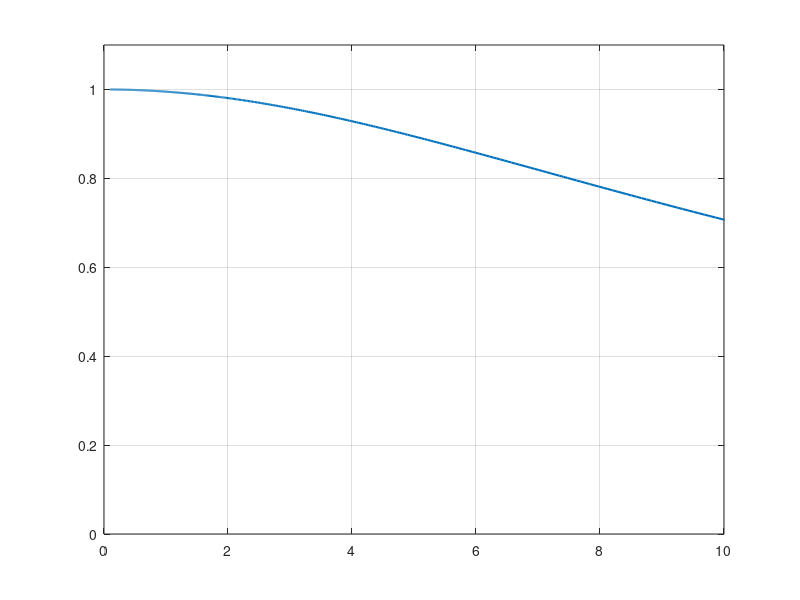

MATLAB code to generate this figure: (Note: this script raises an error after producing the figure.)
width = 800;
height = 600;
resolution = 300;
a = 1;
t1 = 0;
t2 = 2*pi;
N = 500;
b = 0.5;
dt = 0.1;
Fs = 1/dt;
T = N*dt; 
t = (-T/2 : dt : T/2-dt)';

f_Hz = (0:N-1)' * Fs/N; 
omega = 2*pi * f_Hz;

T_arr = [0.1, 0.5, 1.25, 2.0];
a_arr = [1.0, 2.0, 7.5, 10.0];


for i = 1:length(T_arr)
    xi = -1 + 2 * rand(N, 1);
    g = zeros(size(t));
    g((t >= t1 & t <= t2)) = a;
    y = g + b*xi;

    T_c = T_arr(i);
    w = tf(1, [T_c, 1]);
    
    figure;
    [amp, ~, wout] = bode(w);
    amp = squeeze(amp);
    plot(wout, amp, 'LineWidth', 1.5);
    grid on;
    ylim([0 1.1]);
    xlim([0 10]);
    xlabel("w", FontSize=24);
    ylabel("W(iw)",FontSize=24);
    title("АЧХ динамического фильтра при T = " + T_c, FontSize=24);
    legend("АЧХ динамического фильтра T = " + T_c, 'Location', 'northeast', fontsize=18);
    set(gcf, 'Units', 'pixels', 'Position', [100, 100, 1200, 800]);
    exportgraphics(gcf, "filter_ach_T_" + T_c + ".png", 'Resolution', 300);
    
    w_d = c2d(w, dt, 'zoh');
    [H_d, ~] = freqz(w_d.Num{1}, w_d.Den{1}, N, 'whole');
    
    Y = fft(y);
    H_d = H_d(:);  % Явно делаем столбцом
    Y = Y(:);
    y_fil_rev = real(ifft(Y .* H_d));
    
    y_fil = lsim(w, y, t);
    
    y_fur = fftshift(fft(y));
    g_fur = fftshift(fft(g));
    fil_fur = fftshift(fft(y_fil));
    Y_fur_plot = fftshift(Y .* H_d);

    figure;
    plot(t, g, 'LineWidth', 3.5, color="blue");
    hold on;
    plot(t, y, 'LineWidth', 0.5, color="red");
    hold on;
    plot(t, y_fil, 'LineWidth', 3.5, color="green");
    hold off;
    grid on;
    ylim([-0.5 1.5]);
    xlim([-T/2 T/2]);
    xlabel("t", FontSize=24);
    ylabel("y(t)",FontSize=24);
    title("Фильтрация сигнала при T = " + T_c, FontSize=24);
    legend("Оригинал", "Зашумлённая функция", "Фильтрованная функция",  'Location', 'northeast', fontsize=14);
    set(gcf, 'Units', 'pixels', 'Position', [100, 100, 1200, 800]);
    exportgraphics(gcf, "filter_T_" + T_c + ".png", 'Resolution', 300);

    figure;
    plot(t, y_fil, 'LineWidth', 1.25, color="blue");
    hold on;
    plot(t, y_fil_rev, 'LineWidth', 1.25, color="red");
    hold off;
    grid on;
    xlabel("t", FontSize=24);
    ylabel("y(t)",FontSize=24);
    title("Сравнение сигналов при T = " + T_c, FontSize=24);
    legend("lsim (временной)", "ifft (частотный)",  'Location', 'northeast', fontsize=14);
    set(gcf, 'Units', 'pixels', 'Position', [100, 100, 1200, 800]);
    exportgraphics(gcf, "filter_transf_T_" + T_c + ".png", 'Resolution', 300);

    figure;
    plot(omega, abs(y_fur), 'LineWidth', 1.0, color="blue");
    hold on;
    plot(omega, abs(g_fur), 'LineWidth', 0.5, color="red");
    hold on;
    plot(omega, abs(fil_fur), 'LineWidth', 1.0, color="green");
    hold off;
    grid on;
    ylim([-1.5 50.5]);
    xlim([0 63]);
    xlabel("w", FontSize=24);
    ylabel("y(w)",FontSize=24);
    title("Сравнение фурье-образов при T = " + T_c, FontSize=24);
    legend("Образ зашумлённой функции", "Образ исходной функции", "Образ фильтрованной функции",  'Location', 'northeast', fontsize=14);
    set(gcf, 'Units', 'pixels', 'Position', [100, 100, 1200, 800]);
    exportgraphics(gcf, "fur_imgs_g_T_" + T_c + ".png", 'Resolution', 300);

    figure;
    plot(omega, abs(Y_fur_plot), 'LineWidth', 0.5, color="red");
    hold on;
    plot(omega, abs(fil_fur), 'LineWidth', 1.0, color="blue");
    hold off;
    grid on;
    ylim([-1.5 50.5]);
    xlim([0 63]);
    xlabel("w", FontSize=24);
    ylabel("y(w)",FontSize=24);
    title("Сравнение фурье-образов при T = " + T_c, FontSize=24);
    legend("Умножение на передаточную функцию", "Образ фильтрованной функции",  'Location', 'northeast', fontsize=14);
    set(gcf, 'Units', 'pixels', 'Position', [100, 100, 1200, 800]);
    exportgraphics(gcf, "fur_imgs_w_T_" + T_c + ".png", 'Resolution', 300);

    a_c = a_arr(i);
    xi = -1 + 2 * rand(N, 1);
    
    g = zeros(size(t));
    g((t >= t1 & t <= t2)) = a_c;
    y = g + b*xi;

    w = tf(1, [1.1, 1]);
    
    figure;
    [amp, ~, wout] = bode(w);
    amp = squeeze(amp);
    plot(wout, amp, 'LineWidth', 1.5);
    grid on;
    ylim([0 1]);
    xlim([0 10]);
    xlabel("w", FontSize=24);
    ylabel("W(iw)",FontSize=24);
    title("АЧХ динамического фильтра при a = " + a_c + ", T = 1.25", FontSize=24);
    legend("АЧХ динамического фильтра a = " + a_c, 'Location', 'northeast', fontsize=14);
    set(gcf, 'Units', 'pixels', 'Position', [100, 100, 1200, 800]);
    exportgraphics(gcf, "filter_ach_a_" + a_c + ".png", 'Resolution', 300);

    w_d = c2d(w, dt, 'zoh');
    [H_d, ~] = freqz(w_d.Num{1}, w_d.Den{1}, N, 'whole');
    
    Y = fft(y);
    H_d = H_d(:);
    Y = Y(:);
    y_fil_rev = real(ifft(Y .* H_d));
    
    y_fil = lsim(w, y, t);
    
    y_fur = fftshift(fft(y));
    g_fur = fftshift(fft(g));
    fil_fur = fftshift(fft(y_fil));
    Y_fur_plot = fftshift(Y .* H_d);

    figure;
    plot(t, y_fil, 'LineWidth', 1.0, color="blue");
    hold on;
    plot(t, y_fil_rev, 'LineWidth', 1.0, color="red");
    hold off;
    grid on;
    xlabel("t", FontSize=24);
    ylabel("y(t)",FontSize=24);
    title("Сравнение сигналов при a = " + a_c + ", T = 1.25", FontSize=24);
    legend("lsim (временной)", "ifft (частотный)",  'Location', 'northeast', fontsize=14);
    set(gcf, 'Units', 'pixels', 'Position', [100, 100, 1200, 800]);
    exportgraphics(gcf, "filter_transf_a_" + a_c + ".png", 'Resolution', 300);
    
    figure;
    plot(t, g, 'LineWidth', 3.5, color="blue");
    hold on;
    plot(t, y, 'LineWidth', 0.5, color="red");
    hold on;
    plot(t, y_fil, 'LineWidth', 3.5, color="green");
    hold off;
    grid on;
    ylim([-0.5 a_c+1]);
    xlim([-T/2 T/2]);
    xlabel("t", FontSize=24);
    ylabel("y(t)",FontSize=24);
    title("Фильтрация сигнала при a = " + a_c + ", T = 1.25", FontSize=24);
    legend("Оригинал", "Зашумлённая функция", "Фильтрованная функция",  'Location', 'northeast', fontsize=14);
    set(gcf, 'Units', 'pixels', 'Position', [100, 100, 1200, 800]);
    exportgraphics(gcf, "filter_a_" + a_c + ".png", 'Resolution', 300);
    
    figure;
    plot(omega, abs(y_fur), 'LineWidth', 1.0, color="blue");
    hold on;
    plot(omega, abs(g_fur), 'LineWidth', 0.5, color="red");
    hold on;
    plot(omega, abs(fil_fur), 'LineWidth', 1.0, color="green");
    hold off;
    grid on;
    ylim([-1.5 50.5]);
    xlim([0 63]);
    xlabel("w", FontSize=24);
    ylabel("y(w)",FontSize=24);
    title("Сравнение фурье-образов при a = " + a_c + ", T = 1.25", FontSize=24);
    legend("Образ зашумлённой функции", "Образ исходной функции", "Образ фильтрованной функции",  'Location', 'northeast', fontsize=14);
    set(gcf, 'Units', 'pixels', 'Position', [100, 100, 1200, 800]);
    exportgraphics(gcf, "fur_imgs_g_a_" + a_c + ".png", 'Resolution', 300);

    figure;
    plot(omega, abs(Y_fur_plot), 'LineWidth', 0.5, color="red");
    hold on;
    plot(omega, abs(fil_fur), 'LineWidth', 1.0, color="blue");
    hold off;
    grid on;
    ylim([-1.5 50.5]);
    xlim([0 63]);
    xlabel("w", FontSize=24);
    ylabel("y(w)",FontSize=24);
    title("Сравнение фурье-образов при a = " + a_c + ", T = 1.25", FontSize=24);
    legend("Умножение на передаточную функцию", "Образ фильтрованной функции",  'Location', 'northeast', fontsize=14);
    set(gcf, 'Units', 'pixels', 'Position', [100, 100, 1200, 800]);
    exportgraphics(gcf, "fur_imgs_w_a_" + a_c + ".png", 'Resolution', 300);
end
